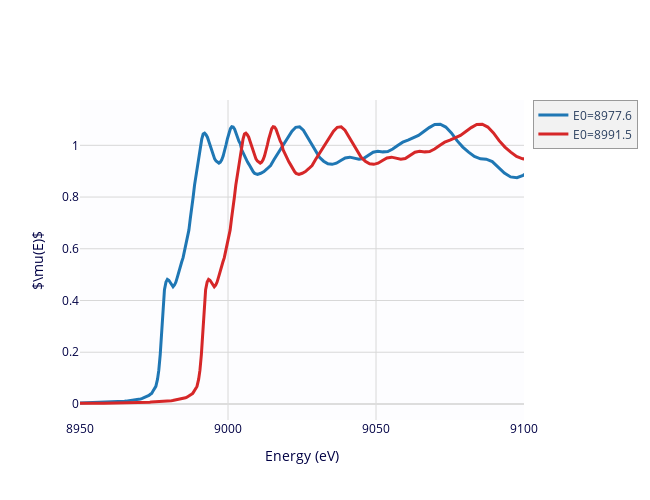

Write notebook code for a chart like this one.
### Code cell
# That is, an angular error of 0.02 degrees gives an energy shift of 14 eV.
# Let's plot those XANES spectra together

multi_plot([dict(xdata=cudat.energy, ydata=cudat.norm, label='E0=8977.6'),
            dict(xdata=new_dat.energy, ydata=new_dat.norm, label='E0=8991.5',
                 xmin=8950, xmax=9100, xlabel='Energy (eV)', ylabel='$\mu(E)$')])

# that is a very big energy shift for XANES work.

### Figure 1 — Plotly figure (JSON) as saved in the notebook; plotly's stock layout.template omitted (floating-point values rounded to 4 significant figures; data arrays with more than 128 entries replaced by an {"elided": "..."} marker saying what was removed)
{"data": [{"line": {"color": "#1f77b4", "width": 3}, "name": "E0=8977.6", "type": "scatter", "uid": "75792f30-04fa-4886-80fe-277d6ae4787c", "x": {"elided": "612 float values"}, "y": {"elided": "612 float values"}}, {"line": {"color": "#d62728", "width": 3}, "name": "E0=8991.5", "type": "scatter", "uid": "1008a67e-92f0-46bd-9d87-baec85e6d71b", "x": {"elided": "612 float values"}, "y": {"elided": "612 float values"}}], "layout": {"height": 500, "hovermode": "closest", "legend": {"bgcolor": "#F2F2F2", "borderwidth": 0.5}, "plot_bgcolor": "#FDFDFF", "showlegend": true, "title": {}, "width": 650, "xaxis": {"color": "#004", "gridcolor": "#D8D8D8", "range": [8950, 9100], "showgrid": true, "title": {"text": "Energy (eV)"}, "zerolinecolor": "#DDD"}, "yaxis": {"color": "#004", "gridcolor": "#D8D8D8", "showgrid": true, "title": {"text": "$\\mu(E)$"}, "zerolinecolor": "#DDD"}}}
